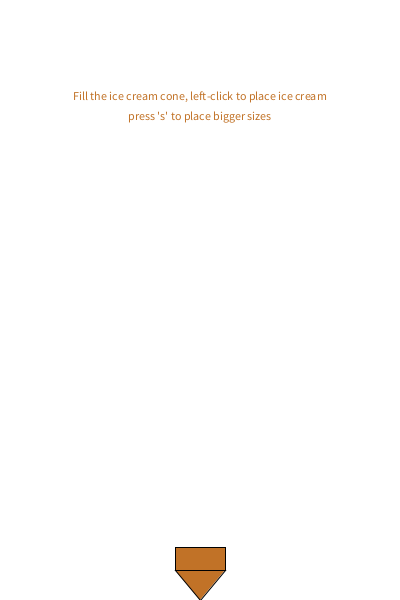
Frame 1 (no input)
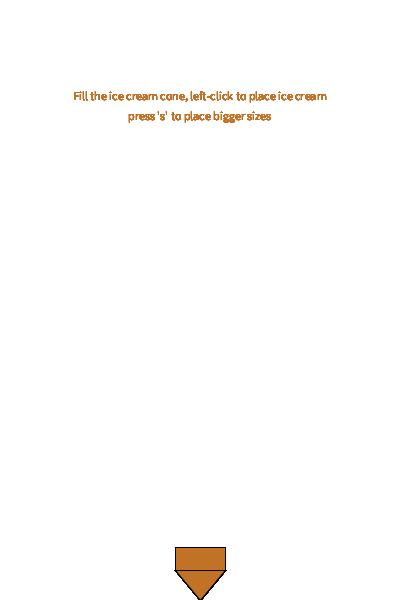
Frame 60 (the mouse pressed at the canvas centre just before this capture)
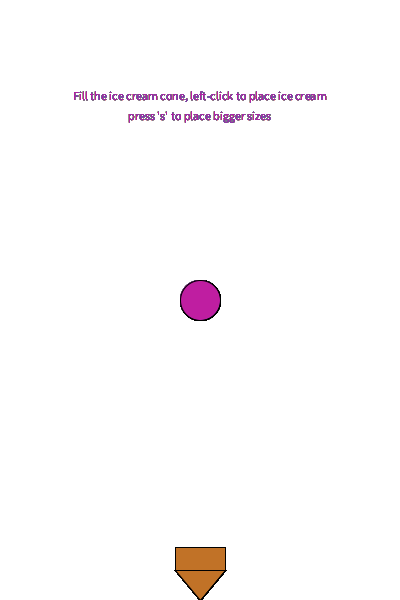
Frame 120 (the mouse held since frame 60 and released just before this capture)

The Processing sketch that drew these frames (run headless with seeded random() and noise(); from frame 60 on, the mouse is pressed at the canvas centre):

// Processing sketch: processing_61967
// ── processing_61967.pde

float radius;



void setup()
 { 
  size(400, 600);
   background(255, 255, 255);
   smooth();
   frameRate(10); 

} 


 
 
void draw() 
{ 
  smooth();
  fill(193,114,39);
  triangle(175,height-30,width/2,height,width-175,height-30);
 rect(175,height-53,50,23);
  if(mousePressed)
  {
  fill(random(255),random(255),random(255));
 ellipse(mouseX,mouseY,radius,radius);
  radius=40;
  if(key=='s')
  {
   radius=radius+10;
    
  }
  }
  smooth();
  textAlign(CENTER);
  text("Fill the ice cream cone, left-click to place ice cream",200,100);
  text("press 's' to place bigger sizes",200,120);
  
}
 
 
 
